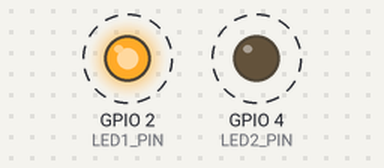
The sketch below on a simulated ESP32. On the bench: output pins drawn as LEDs (lit = HIGH). Dashed ring = blinking. What the sketch prints to the serial monitor is not drawn.

Above: at 0.2 s.
Timing chart, 0 to 4.6 s (numbered marks = the images above):
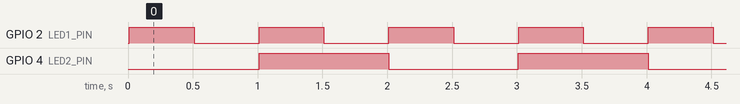

The sketch:

sketch.ino
```cpp
// Day 10: Hardware Timers - Precise Scheduling

// ESP32 has 4 hardware timers (0, 1, 2, 3)
// We'll use Timer 0

// Timer variables
hw_timer_t* timer = NULL;
volatile bool timerFlag = false;
volatile int timerCount = 0;

// LED pins
const int LED1_PIN = 2;
const int LED2_PIN = 4;

// ============ TIMER INTERRUPT FUNCTION ============
// This runs automatically every time timer triggers
void IRAM_ATTR onTimer() {
  // This is an ISR - keep it VERY short!
  timerFlag = true;
  timerCount++;
}

// ============ SETUP ============
void setup() {
  Serial.begin(115200);
  pinMode(LED1_PIN, OUTPUT);
  pinMode(LED2_PIN, OUTPUT);

  // Configure Timer 0
  timer = timerBegin(0, 80, true);
  // timerBegin(timer number, prescaler, count up)
  // Prescaler 80 = 1 microsecond per count (80MHz / 80 = 1MHz)

  // Attach interrupt
  timerAttachInterrupt(timer, &onTimer, true);

  // Set timer to trigger every 1,000,000 microseconds = 1 second
  timerAlarmWrite(timer, 1000000, true);
  timerAlarmEnable(timer);

  Serial.println("=== Hardware Timer Demo ===");
  Serial.println("Timer triggers every 1 second");
  Serial.println("LED1: Blinking using delay() (BLOCKS)");
  Serial.println("LED2: Blinking using timer (NON-BLOCKING)");
  Serial.println("Watch the difference!");
  Serial.println("===========================");
}

// ============ MAIN LOOP ============
void loop() {
  // ===== LED 1: OLD WAY (uses delay - BLOCKS) =====
  digitalWrite(LED1_PIN, HIGH);
  delay(500);              // FREEZES for 500ms!
  digitalWrite(LED1_PIN, LOW);
  delay(500);              // FREEZES again!

  // ===== THE PROBLEM: During those delays, nothing else runs!
  // ===== But timer INTERRUPT still works because it's HARDWARE!

  // Check timer flag (set by interrupt)
  if (timerFlag) {
    timerFlag = false;

    // This runs EXACTLY every 1 second, even during delays!
    Serial.print("Timer triggered! Count: ");
    Serial.println(timerCount);

    // LED 2: Toggle using timer (doesn't block main loop)
    static bool led2State = false;
    led2State = !led2State;
    digitalWrite(LED2_PIN, led2State);
  }
}
```

Measured:
- by itself, GPIO 2 (LED1_PIN): alternates HIGH for 0.50 s and LOW for 0.50 s
- by itself, GPIO 4 (LED2_PIN): alternates HIGH for 1.0 s and LOW for 1.0 s
- by itself, everything shown: repeats every 2.0 s, in 6 steps
